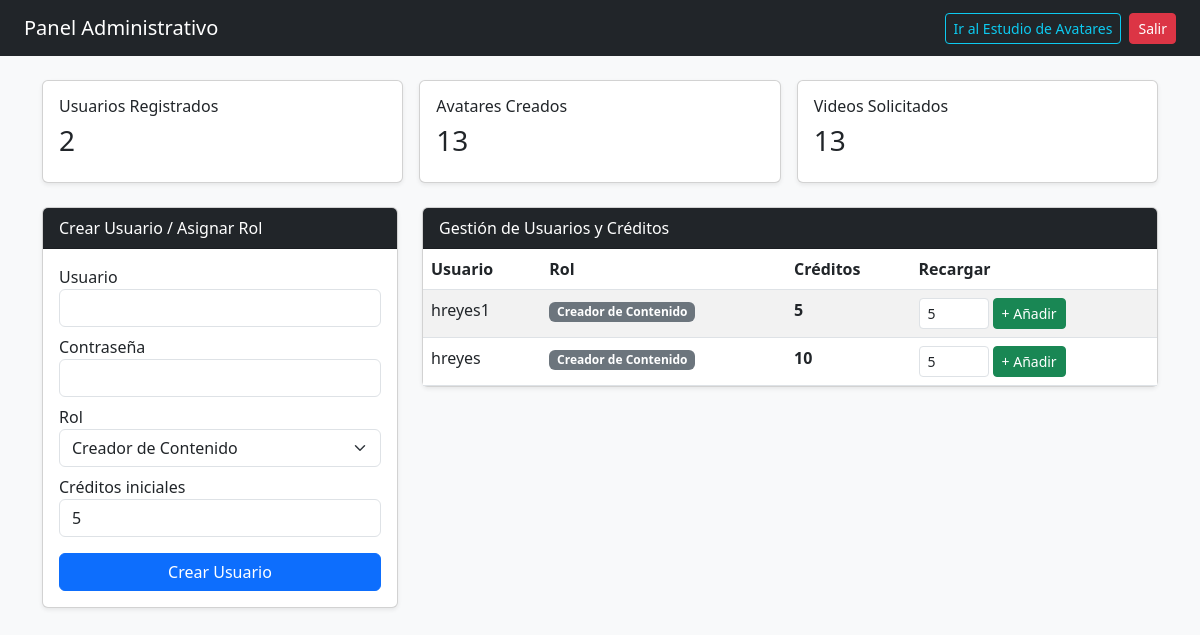
Before: /admin-panel/ (signed in) with the older database file.
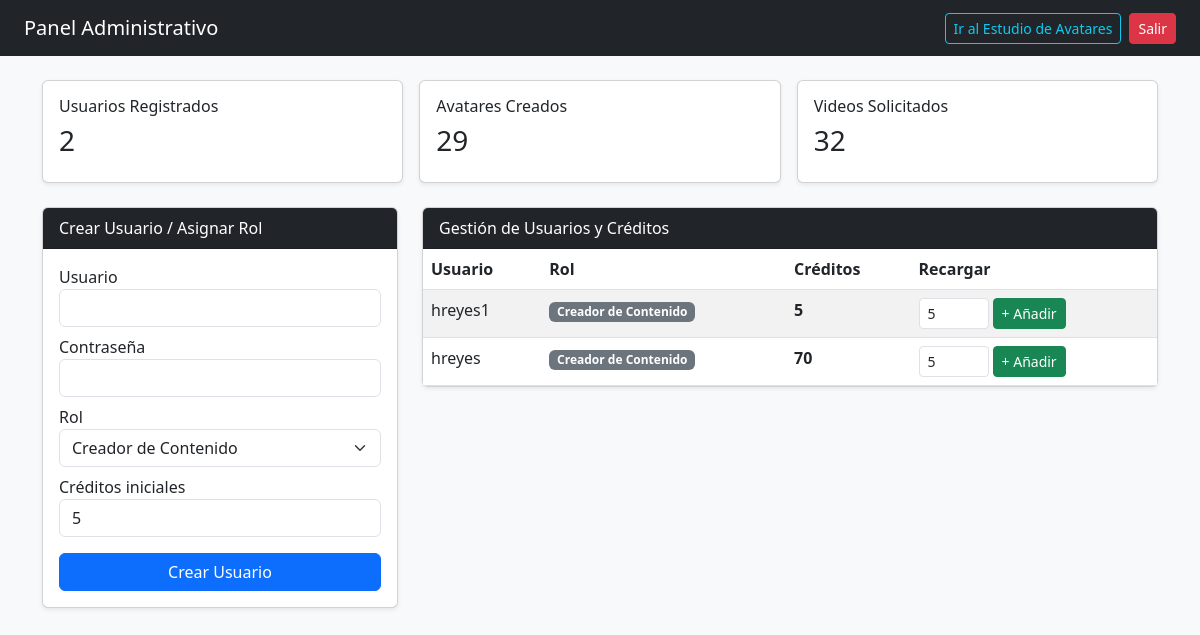
After: the same page with the newer database file.
### apps/users/models.py (models this page shows, shortened)
class CustomUser(AbstractUser):
    class Role(models.TextChoices):
        ADMIN = 'ADMIN', 'Administrador'
        CREATOR = 'CREATOR', 'Creador de Contenido'
        REVIEWER = 'REVIEWER', 'Revisor / Cliente'
    role = models.CharField(
        max_length=20,
        choices=Role.choices,
        default=Role.CREATOR,
        verbose_name="Rol del sistema"
    )
    video_credits = models.PositiveIntegerField(
        default=5,
        verbose_name="Créditos de video disponibles"
    )

### apps/dashboard/views.py (the view, shortened to what this page needs)
# urls.py: path('', admin_dashboard_view, name='admin_dashboard'),
@login_required
@role_required(allowed_roles=['ADMIN'])
def admin_dashboard_view(request):
    context = {
        'users_list': CustomUser.objects.all().order_by('-date_joined'),
        'total_avatars': Avatar.objects.count(),
        'total_videos': VideoProject.objects.count(),
        'recent_videos': VideoProject.objects.all().order_by('-created_at')[:10],
    }
    return render(request, 'dashboard/index.html', context)

### templates/dashboard/index.html (shortened to what this page needs)
<!DOCTYPE html>
<html lang="es">
<head>
    <link href="https://cdn.jsdelivr.net/npm/bootstrap@5.3.0/dist/css/bootstrap.min.css" rel="stylesheet">
</head>
<body class="bg-light">
<nav class="navbar navbar-dark bg-dark px-4">
    <span class="navbar-brand">Panel Administrativo</span>
    <div class="d-flex gap-2">
        <a href="{% url 'studio_home' %}" class="btn btn-outline-info btn-sm">Ir al Estudio de Avatares</a>
        <form action="{% url 'logout' %}" method="post" class="m-0">{% csrf_token %}<button class="btn btn-danger btn-sm">Salir</button></form>
    </div>
</nav>
<div class="container py-4">
    <div class="row g-3 mb-4">
        <div class="col-md-4"><div class="card p-3 shadow-sm"><h6>Usuarios Registrados</h6><h3>{{ users_list.count }}</h3></div></div>
        <div class="col-md-4"><div class="card p-3 shadow-sm"><h6>Avatares Creados</h6><h3>{{ total_avatars }}</h3></div></div>
        <div class="col-md-4"><div class="card p-3 shadow-sm"><h6>Videos Solicitados</h6><h3>{{ total_videos }}</h3></div></div>
    </div>
    <div class="row g-4">
        <div class="col-md-4">
            <div class="card shadow-sm">
                <div class="card-header bg-dark text-white">Crear Usuario / Asignar Rol</div>
                <div class="card-body">
                    <form method="post">
                        <div class="mb-2"><label>Usuario</label><input type="text" name="username" class="form-control" required></div>
                        <div class="mb-2"><label>Contraseña</label><input type="password" name="password" class="form-control" required></div>
                        <div class="mb-2">
                            <label>Rol</label>
                            <select name="role" class="form-select">
                                <option value="CREATOR">Creador de Contenido</option>
                            </select>
                        </div>
                        <div class="mb-3"><label>Créditos iniciales</label><input type="number" name="credits" value="5" class="form-control"></div>
                        <button type="submit" name="create_user" class="btn btn-primary w-100">Crear Usuario</button>
                    </form>
                </div>
            </div>
        </div>
        <div class="col-md-8">
            <div class="card shadow-sm">
                <div class="card-header bg-dark text-white">Gestión de Usuarios y Créditos</div>
                <div class="card-body p-0">
                    <table class="table table-striped mb-0">
                        <thead><tr><th>Usuario</th><th>Rol</th><th>Créditos</th><th>Recargar</th></tr></thead>
                        <tbody>
                            {% for u in users_list %}
                            <tr>
                                <td>{{ u.username }}</td>
                                <td><span class="badge bg-secondary">{{ u.get_role_display }}</span></td>
                                <td><strong>{{ u.video_credits }}</strong></td>
                                <td>
                                    <form method="post" class="d-flex gap-1">
                                        <input type="number" name="extra_credits" value="5" style="width: 70px;" class="form-control form-control-sm">
                                        <button type="submit" name="add_credits" class="btn btn-sm btn-success">+ Añadir</button>
                                    </form>
                                </td>
                            </tr>
                            {% endfor %}
                        </tbody>
                    </table>
                </div>
            </div>
        </div>
    </div>
</div>
</body>
</html>

Changed rows visible on the page:
changed CustomUser "hreyes": video_credits "10" → "70"
Other visible differences:
{{ total_avatars }}: "13" → "29"
{{ total_videos }}: "13" → "32"
